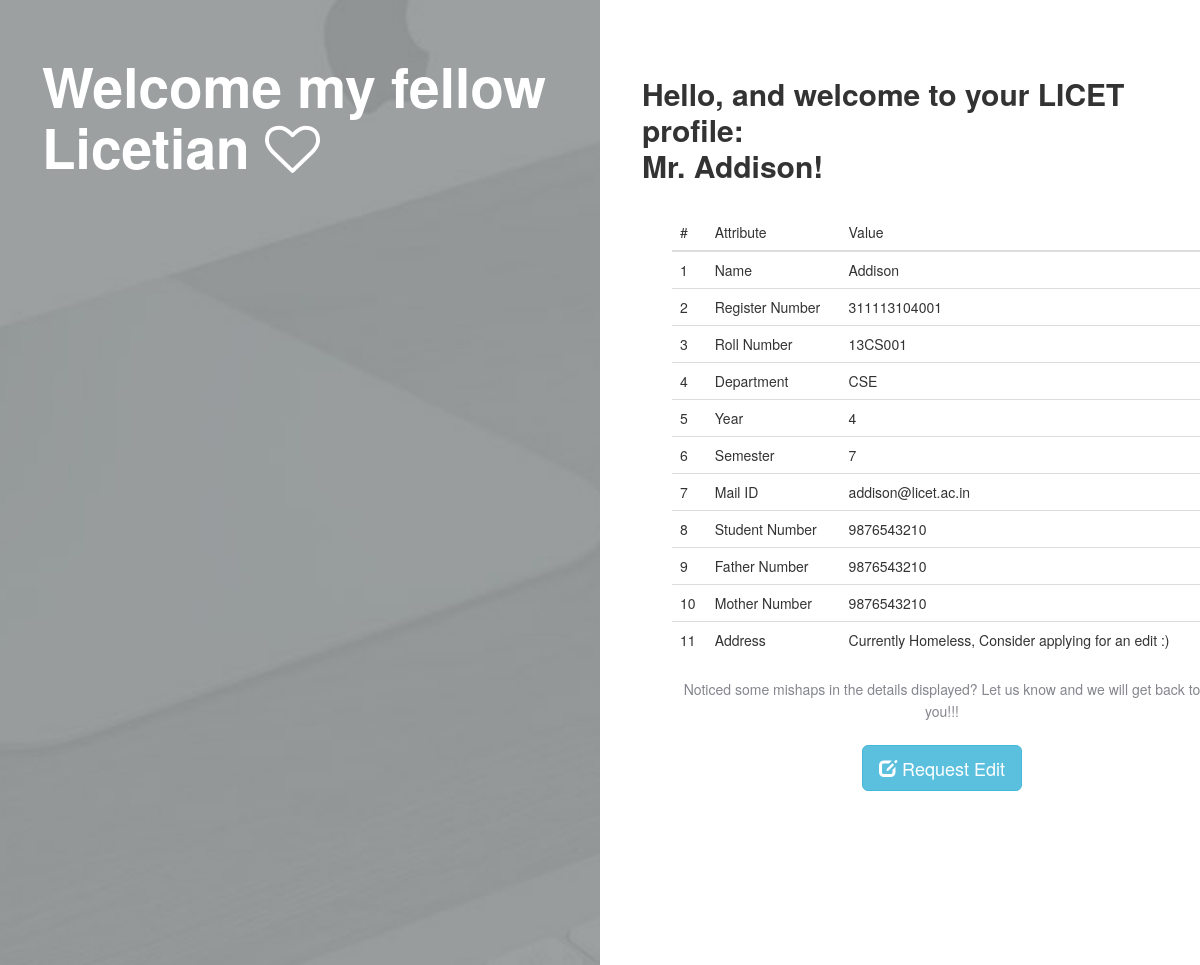
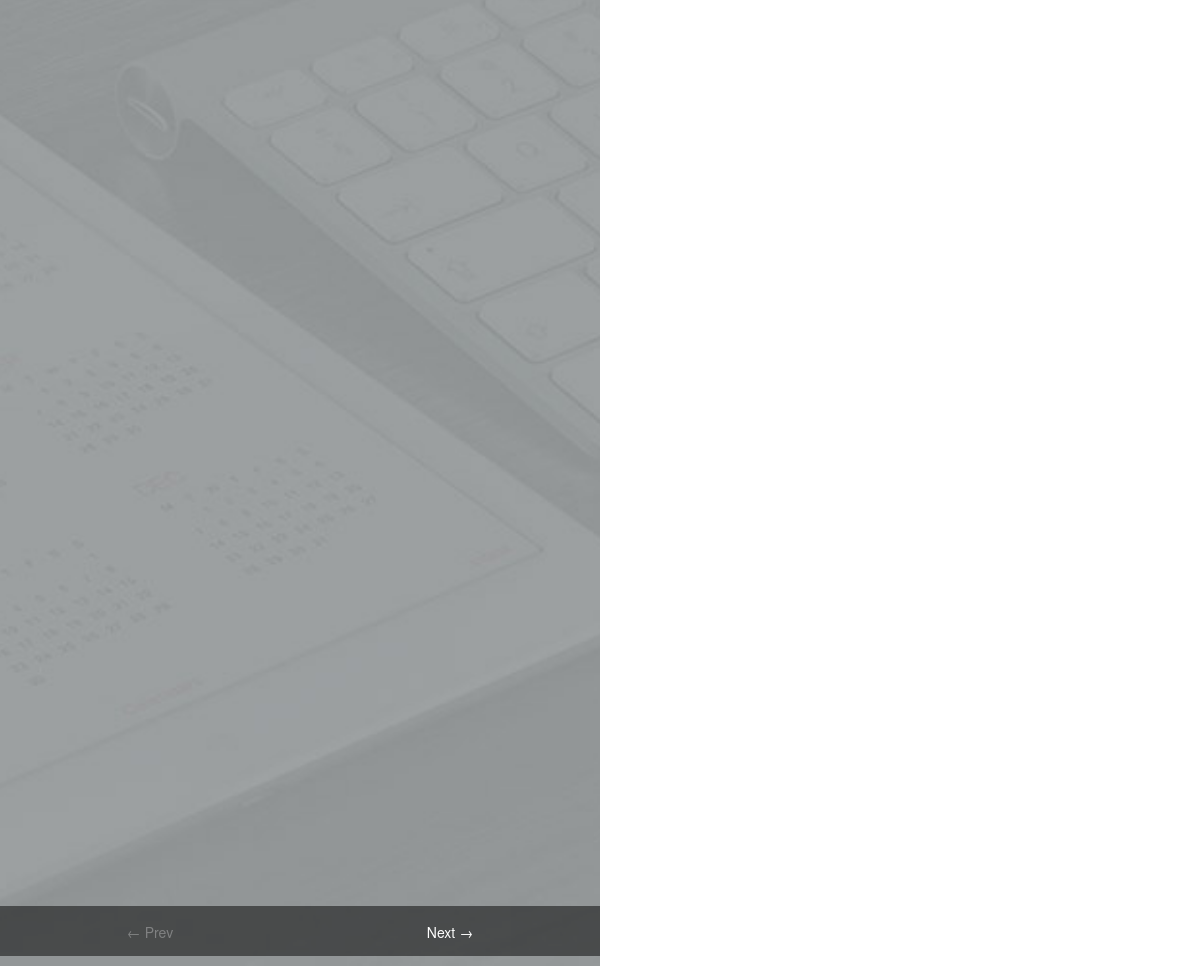
The page /student.php (signed in) on the database its author committed (2 pictures, top to bottom).
### tables this page shows
CREATE TABLE `student` (
  `regno` bigint(12) NOT NULL,
  `name` varchar(50) NOT NULL,
  `dob` date NOT NULL,
  `gender` varchar(1) NOT NULL DEFAULT 'M',
  `rollno` varchar(7) NOT NULL,
  `mailid` varchar(50) NOT NULL DEFAULT '@licet.ac.in',
  `pass` varchar(20) NOT NULL DEFAULT 'licet@123',
  `stud_num` bigint(20) NOT NULL DEFAULT '9876543210',
  `fath_num` bigint(20) NOT NULL DEFAULT '9876543210',
  `moth_num` bigint(20) NOT NULL DEFAULT '9876543210',
  `addr` varchar(100) NOT NULL DEFAULT 'Currently Homeless, Consider applying for an edit :)',
  PRIMARY KEY (`regno`)
);

### student.php (the view, shortened to what this page needs)
<?php
	require("conection/connect.php");
	if (isset($_SESSION['id'])) {
	$id=$_SESSION['id'];
	$result=mysqli_query($link, "SELECT * FROM student WHERE regno='$id'");
	while($row = mysqli_fetch_array($result, MYSQLI_ASSOC)){
	$id=$row['regno'];
	$name=$row['name'];
	$roll_no=$row['rollno'];
	$gender=$row['gender'];
	$mailid=$row['mailid'];
	$sno=$row['stud_num'];
	$fno=$row['fath_num'];
	$mno=$row['moth_num'];
	$addr=$row['addr'];
	}
	if($gender == 'M'){$respect='Mr.';}
	else {$respect='Ms.';}
	$start_year = substr($id, 4, 2);
	$deptcode = substr($id, 6, 3);
	if($deptcode==104){$dept="CSE";$url="https://drive.google.com/open?id=0BwgIhR5adxOCRG5mcVFVcVROcHc";}
	$curMonth = date("m");
	$curYear = date("Y");
	$year=$curYear-(2000+$start_year);
	if($curMonth<6){$sem=2*$year;}
	else {$year+=1;$sem=2*$year-1;}
	?>
<!doctype html>
<html lang="en" class="no-js">
	<head>
		<link rel="stylesheet" href="css/reset.css">
		<link rel="stylesheet" href="css/style.css">
		<link rel="stylesheet" href="font-awesome/css/font-awesome.min.css">
		<link rel="stylesheet" href="http://maxcdn.bootstrapcdn.com/bootstrap/3.3.6/css/bootstrap.min.css">
	</head>
	<body>
		<main>
			<div class="sr-image-block">
				<ul class="sr-images-list">
					<li class="is-selected">
						<a href="#0">
							<h2>Welcome my fellow Licetian <i class="fa fa-heart-o" aria-hidden="true"></i></h2>
						</a>
					</li>
				</ul>
			</div>
			<div class="sr-content-block">
				<ul>
					<li class="is-selected">
						<div>
							<h2>Hello, and welcome to your LICET profile: <br/><?php echo $respect." ".$name;?>!</h2>
							<div class="container">
								<div class="col-lg-6 col-md-6 col-sm-6 col-xs-12">
									<table class="table" >
										<thead class="thead-inverse">
											<tr>
												<th>#</th>
												<th>Attribute</th>
												<th>Value</th>
											</tr>
										</thead>
										<tbody>
											<tr>
												<th scope="row">1</th>
												<td>Name</td>
												<td><?php echo $name;?></td>
											</tr>
											<tr>
												<th scope="row">2</th>
												<td>Register Number</td>
												<td><?php echo $id;?></td>
											</tr>
											<tr>
												<th scope="row">3</th>
												<td>Roll Number</td>
												<td><?php echo $roll_no;?></td>
											</tr>
											<tr>
												<th scope="row">4</th>
												<td>Department</td>
												<td><?php echo $dept;?></td>
											</tr>
											<tr>
												<th scope="row">5</th>
												<td>Year</td>
												<td><?php echo $year;?></td>
											</tr>
											<tr>
												<th scope="row">6</th>
												<td>Semester</td>
												<td><?php echo $sem;?></td>
											</tr>
											<tr>
												<th scope="row">7</th>
												<td>Mail ID</td>
												<td><?php echo $mailid;?></td>
											</tr>
											<tr>
												<th scope="row">8</th>
												<td>Student Number</td>
												<td><?php echo $sno;?></td>
											</tr>
											<tr>
												<th scope="row">9</th>
												<td>Father Number</td>
												<td><?php echo $fno;?> </td>
											</tr>
											<tr>
												<th scope="row">10</th>
												<td>Mother Number</td>
												<td><?php echo $mno;?> </td>
											</tr>
											<tr>
												<th scope="row">11</th>
												<td>Address</td>
												<td><?php echo $addr;?> </td>
											</tr>
										</tbody>
									</table>
									<p style="text-align:center;">
										Noticed some mishaps in the details displayed? Let us know and we will get back to you!!!<br/><br/>
										<a href="#" class="btn btn-info btn-lg">
										<span class="glyphicon glyphicon-edit"></span> Request Edit
										</a>
									</p>
								</div>
							</div>
						</div>
					</li>
				</ul>
			</div>
			<ul class="block-navigation">
				<li><button class="sr-prev inactive">&larr; Prev</button></li>
				<li><button class="sr-next">Next &rarr;</button></li>
			</ul>
		</main>
	</body>
</html>
<?php
	} else {
	header("location: index.php");
	}
	?>

### rows shown on the page
student: gender "Mr.", name "Addison", regno "311113104001", rollno "13CS001", regno "CSE", mailid "addison@licet.ac.in", stud_num "9876543210", fath_num "9876543210", moth_num "9876543210", addr "Currently Homeless, Consider applying for an edit :)"

### other values the page prints
$sem "7"
